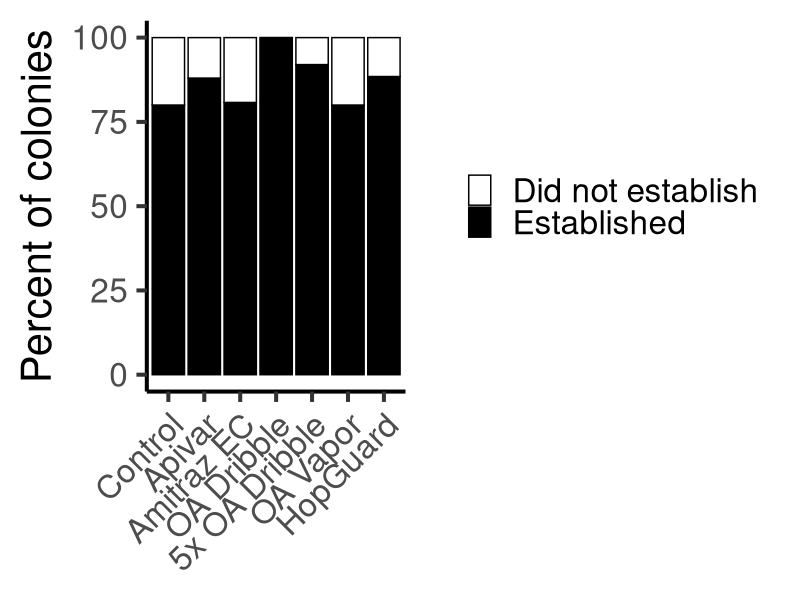
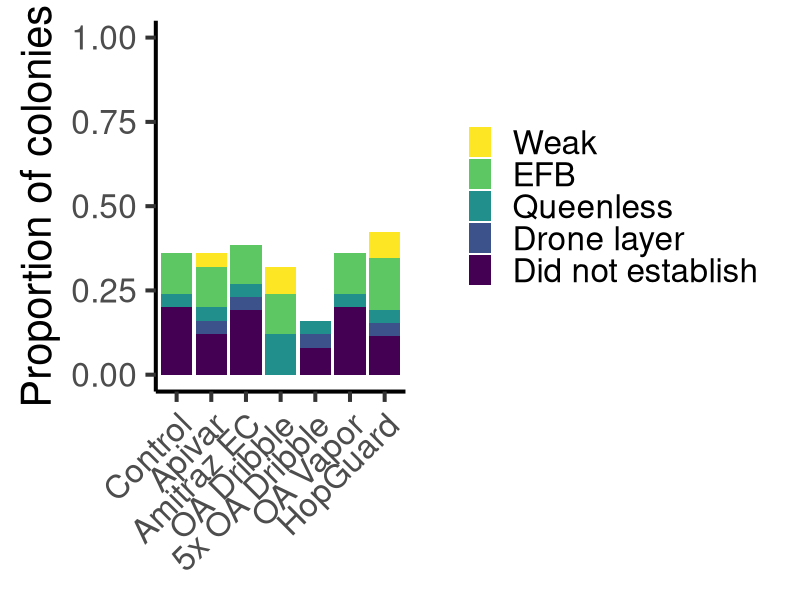
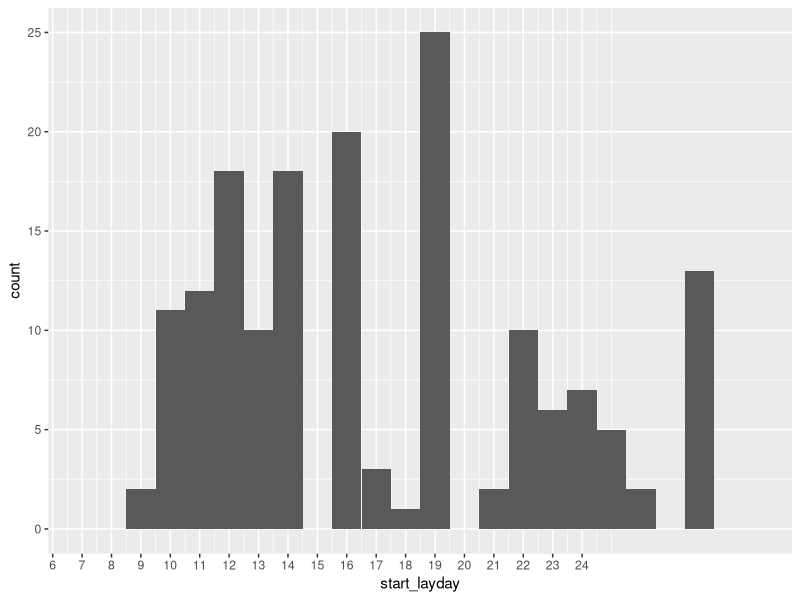
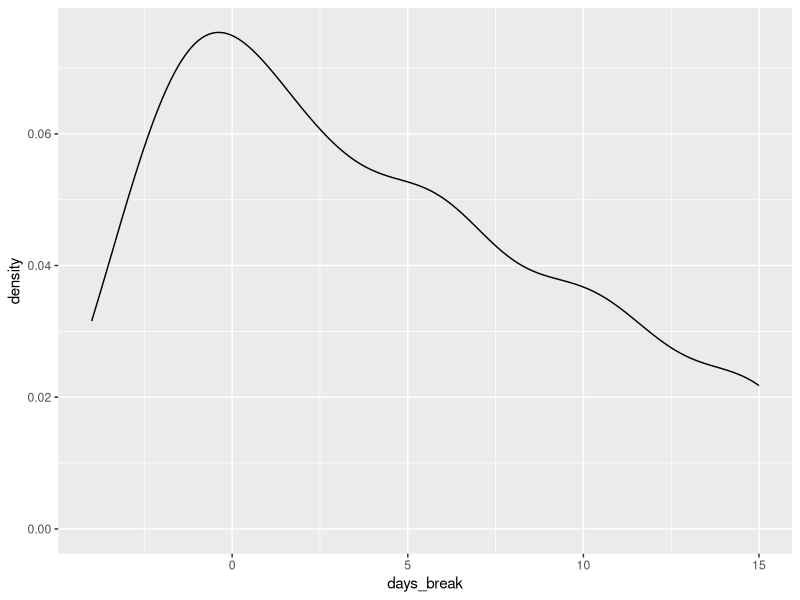
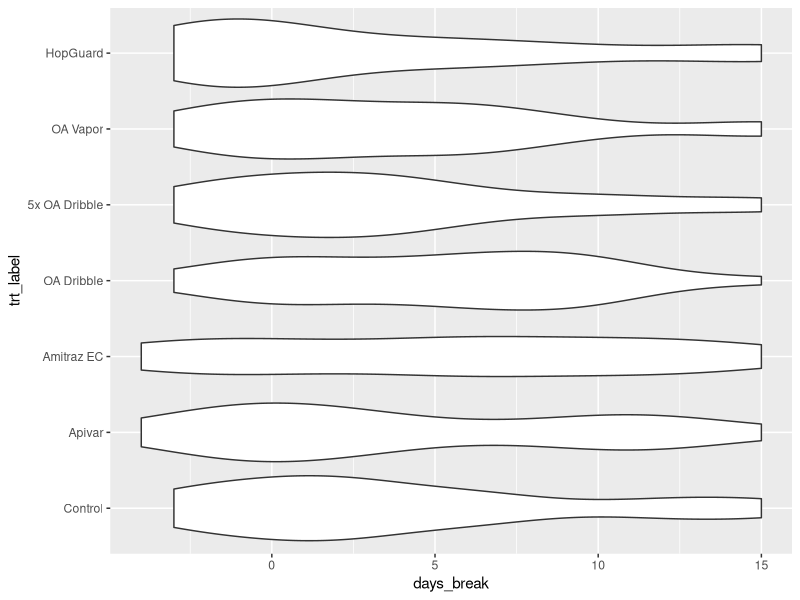
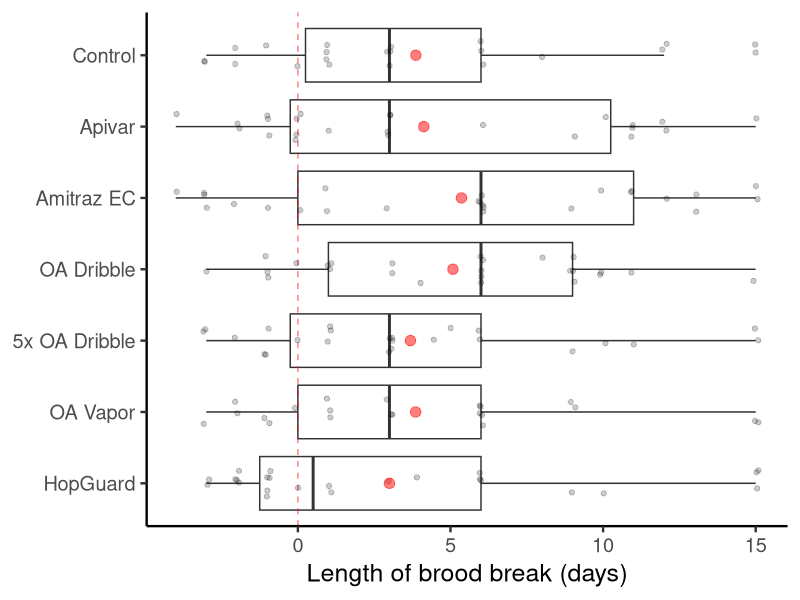
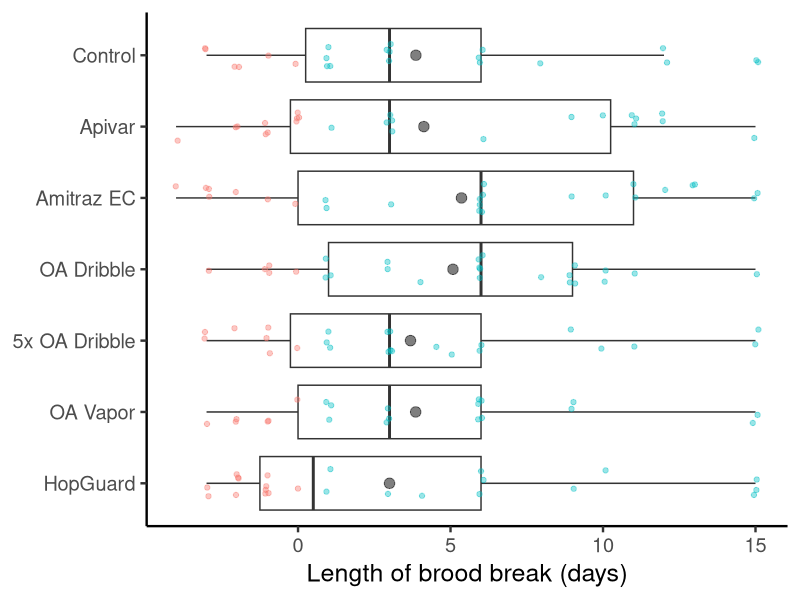

The R source for these figures, in order:
## ---- chunk 1
library(MASS)
library(tidyverse)
# library(stats)
library(lme4)
## ---- chunk 2
an_dat <- read.csv("./data_prepared/an_dat.csv")
## ---- chunk 3
sum(an_dat$failed) #23
sum(an_dat$established) #154

# 154/177 = 87.0 %

sum(an_dat$QL) # 9
sum(an_dat$DL) # 4
sum(an_dat$efb) # 19
sum(an_dat$weak) # 5

# 23+9+4+19+5 = 60

sum(an_dat$issues) # 60

# Most constrained dataset includes 117 colonies of the initial 177


## ---- chunk 4
established_summary <- an_dat %>% 
  group_by(trt_label) %>% 
  summarize(n = n(),
            established_num = sum(established),
            established_p = established_num/n
          )

established_summary <- established_summary %>% 
  mutate(failed_num = n - established_num,
    failed_p = 1-established_p)
  
## ---- chunk 5

## GLM framework

m1 <- glm(established ~ trt_label, family = binomial, data = an_dat)
m0 <- glm(established ~ 1, family = binomial, data = an_dat)

summary(m1) 
summary(aov(m1)) # To generate an overall p value
# No significant difference in establishment rate across groups (F 6, 170 = 1.24, P=0.288)

## GLMM framework

m2 <- glmer(established ~ trt_label + (1|new_yard), family = binomial, data=an_dat)
# singular
m2.0 <- glmer(established ~ 1 + (1|new_yard), family = binomial, data=an_dat)

summary(m2)

anova(m2, m2.0)
# No significant difference in establishment rate across groups (ChiSq 6 = 10.365, P=0.1101)

## ---- chunk 6

## GLM framework

m3 <- glm(issues ~ trt_label, family = binomial, data = an_dat)

summary(aov(m3)) # To generate an overall p value
# No significant difference in occurrence of issues between treatments (F 6, 170 = 0.794, P=0.576)


## GLMM framework

m4 <- glmer(issues ~ trt_label + (1|new_yard), family = binomial, data=an_dat)
# singular
m4.0 <- glmer(issues ~ 1 + (1|new_yard), family = binomial, data=an_dat)

anova(m4, m4.0)
# No significant difference in occurrence of issues between treatments (ChiSq 6 = 5.275, p=0.5091) 

## ---- chunk 7

## ---- chunk 8

established_summary_piv <- established_summary %>% 
  pivot_longer(c(established_p, failed_p), names_to = "outcome", values_to = "proportion") 

established_summary_piv <- established_summary_piv %>% 
  mutate(
    outcome_label = if_else(outcome == "established_p", "Established",
      if_else(outcome == "failed_p", "Did not establish", NA)),
    percent = 100*proportion
  )

# Relevel factors for plotting
established_summary_piv <- established_summary_piv %>%
     mutate(trt_label = fct_relevel(trt_label, "Control", "Apivar", "Amitraz EC", "OA Dribble", "5x OA Dribble", "OA Vapor", "HopGuard")
                        )

established_summary_piv <- established_summary_piv %>%
     mutate(outcome_label = fct_relevel(outcome_label, "Did not establish", "Established")
            )


# Plot establish vs. not
established_summary_piv %>% 
  ggplot(aes(x = trt_label, y = percent, fill = outcome_label)) +
  geom_col(position = "stack", color = "black") +
  scale_colour_manual(
  limits = c("Did not establish", "Established"),
  labels = c("Did not establish", "Established"),
  values = c("white", "black"), 
  aesthetics = "fill"
) +
  scale_y_continuous(limits = c(0,100)) + 
  ylab("Percent of colonies") +
  theme_classic(base_size = 30) + 
  theme(axis.text.x=element_text(angle=45,hjust=1), axis.title.x=element_blank(), legend.title = element_blank())
  
# ggsave("./outputs/established_p_2024-04-24 v4.png", width = 12, height = 8.625, units = "in")
## ---- chunk 9
# Issues

issues_summary <- an_dat %>% 
  group_by(trt_label) %>% 
  summarize(n = n(),
            
            efb_num = sum(efb),
            efb_p = efb_num/n,
            
            weak_num = sum(weak),
            weak_p = weak_num/n,
            
            failed_num = sum(failed),
            failed_p = failed_num/n,

            QL_num = sum(QL),
            QL_p = QL_num/n,
            
            DL_num = sum(DL),
            DL_p = DL_num/n
            
          )



## ---- chunk 10
sum(an_dat$issues) #60 colonies had any issue
# i.e. 117 had no issue
# 117/177 i.e., 66.1 % of colonies had no issue

# Check if this lines up with the number of colonies for which I have Varroa data on day 77. It does. 

## ---- chunk 11
issues_summary_pivoted <- issues_summary %>% 
  pivot_longer(c(efb_p, weak_p, failed_p, QL_p, DL_p), names_to = "reason", values_to = "proportion") 


issues_summary_pivoted <- issues_summary_pivoted %>% 
  mutate(
    reason_label = if_else(reason == "efb_p", "EFB",
      if_else(reason == "weak_p", "Weak",
                           if_else(reason == "failed_p", "Did not establish",
                                   if_else(reason == "DL_p", "Drone layer",
                                           if_else(reason == "QL_p", "Queenless", "NA"
                           )
    
    
    )))))

# Relevel factors for plotting

issues_summary_pivoted <- issues_summary_pivoted %>%
     mutate(trt_label = fct_relevel(trt_label, "Control", "Apivar", "Amitraz EC", "OA Dribble", "5x OA Dribble", "OA Vapor", "HopGuard"),
            reason_label = fct_relevel(reason_label,
    "Weak",
    "EFB",
    "Queenless",
    "Drone layer", 
    "Did not establish"
    )
            )





## ---- chunk 12
# Graph with queen issues, "weak" and "EFB"

issues_summary_pivoted %>% 
  ggplot(aes(x = trt_label, y = proportion, fill = reason_label)) +
  geom_col(position = "stack") +
  scale_fill_viridis_d(direction = -1) +
  scale_y_continuous(limits = c(0,1)) + 
  ylab("Proportion of colonies") +
  theme_classic(base_size = 30) + 
  theme(axis.text.x=element_text(angle=45,hjust=1), axis.title.x=element_blank(), legend.title = element_blank())
  
# ggsave("./outputs/CoD 2024-04-24 v7.png", width = 12, height = 8.625, units = "in")

## ---- chunk 13
# It's only sensible to look at the length of brood break for colonies which DID successfully establish. Thus filter to success = "Y"

# A worker brood cell becomes receptive to Varroa on day 8, and emerges on day 21

an_dat <- an_dat %>% 
  # filter(established == 1) %>% 
  # select(colony_num, trt_label, start_layday) %>% 
  mutate(age_start_lay = start_layday - 2,
          emerge_day = 21, # Age when worker brood starts emerging
         receptive_day = start_layday + 8,
         days_break = receptive_day - emerge_day,
         completeYN = ifelse(days_break > 0, "Complete", "Not Complete"),
         completeYN = fct_relevel(completeYN, "Not Complete", "Complete")
         )

# Relevel factors for plotting
an_dat <- an_dat %>%
     mutate(trt_label = fct_relevel(trt_label, "Control", "Apivar", "Amitraz EC", "OA Dribble", "5x OA Dribble", "OA Vapor", "HopGuard")
                        )


# Describe overall results - for colonies whose queens established

table(an_dat$completeYN[an_dat$established==1])
# Of 154 colonies whose queens successfully established, 101 experienced a complete brood break (65.6%), whereas 53 did not experience a complete brood break

 
an_dat %>% 
  filter(established == 1) %>% 
  summarise(
    mean_layday = mean(start_layday, na.rm = T),
    min_layday = min(start_layday, na.rm = T),
    max_layday = max(start_layday, na.rm = T),
    
    mean_age_start_lay = mean(age_start_lay, na.rm = T),
    min_age_start_lay = min(age_start_lay, na.rm = T),
    max_age_start_lay = max(age_start_lay, na.rm = T),
  
    
    mean_break = mean(days_break, na.rm = T),
    min_break = min(days_break, na.rm = T),
    max_break = max(days_break, na.rm = T)
  )


# Considering worker brood only, the overall mean length of brood break was 3.5 days, with some colonies experiencing an overlap of as much as 4 days of old queen's brood and new queen, and some colonies experiencing as much as 15 days of absence of receptive brood.


## ---- chunk 14
# Some basic plots to visualize data
an_dat %>% 
  ggplot(aes(x=start_layday)) +
  geom_histogram(binwidth = 1) +
  scale_x_continuous(breaks = seq(7:30), limits = c(7,30))

an_dat %>% 
  ggplot(aes(x=days_break)) +
  geom_density()

an_dat %>%
  ggplot(aes(y=trt_label, x=days_break)) +
  geom_violin()


# Working on a final figure

## Graph option 1 - preferred
an_dat %>%
  ggplot(aes(x=trt_label, y=days_break)) + # Length of brood break
  geom_boxplot(outlier.shape = NA) +
  geom_hline(yintercept = 0, color = "red", linetype = "dashed", alpha = 0.5) +
  geom_jitter(alpha=0.2, width = 0.2, height = 0.1) +
  stat_summary(fun.y=mean, geom="point", shape=20, size=5, alpha = 0.5, color = "red") +
  scale_x_discrete(limits = rev) +
  ylab("Length of brood break (days)") +
  theme_classic(base_size = 18) +
  theme(axis.title.y=element_blank()) +
  coord_flip()


# ggsave("./outputs/length_break_2024-03-03 v1.png", width = 12, height = 8.625, units = "in")
## ---- chunk 15
## Graph option 2 - not preferred
an_dat %>%
  ggplot(aes(x=trt_label, y=days_break)) + # Length of brood break
  geom_boxplot(outlier.shape = NA) +
  geom_jitter(aes(color = completeYN), alpha=0.4, width = 0.2, height = 0.1) +
  stat_summary(fun.y=mean, geom="point", shape=20, size=5, alpha = 0.5) +
  scale_x_discrete(limits = rev) +
  ylab("Length of brood break (days)") +
  theme_classic(base_size = 18) +
  theme(axis.title.y=element_blank(), legend.position = "none") +
  coord_flip()
## ---- chunk 16
# write.csv(an_dat, "./data_prepared/an_dat_q.csv")
